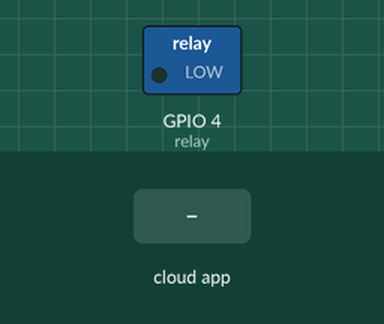
Recording of a sketch running on a simulated ESP8266 (NodeMCU). Shown: switched loads named in the sketch (green lamp = pin HIGH). The test bench sets the inputs (shaded band). WiFi joins after 1.5 s; servers stay silent unless stated; what the sketch prints to the serial monitor is not drawn.

Above: at 2.7 s.
2.8 s: the phone or cloud app sets Water.Pump to 0
At 4.0 s:
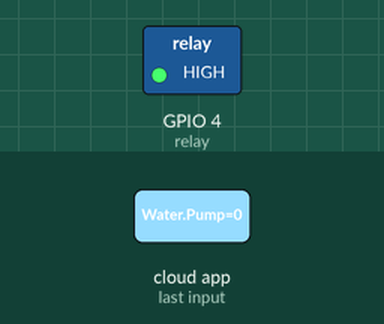
4.3 s: the phone or cloud app sets Water.Pump to 64
At 5.2 s:
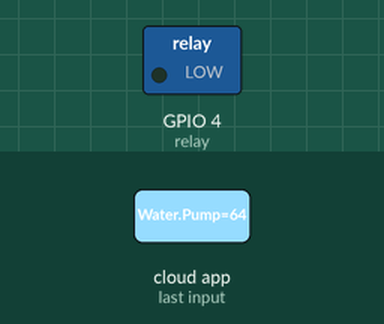
Timing chart, 0 to 7.3 s (numbered marks = the images above; inputs shaded):
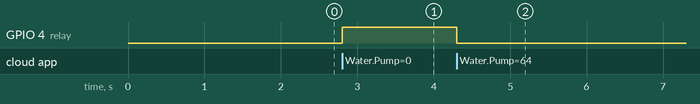

The sketch:

code.ino
```cpp
/*
 * This is a basic example on how to use Espalexa and its device declaration methods.
 */
#ifdef ARDUINO_ARCH_ESP32
#include <WiFi.h>
#else
#include <ESP8266WiFi.h>
#endif
#include <Espalexa.h>

// prototypes
boolean connectWifi();

//callback functions
void firstLightChanged(uint8_t brightness);
void secondLightChanged(uint8_t brightness);
void thirdLightChanged(uint8_t brightness);

// Change this!!
const char* ssid = "Wifi Name";
const char* password = "Passsword";

boolean wifiConnected = false;

Espalexa espalexa;

EspalexaDevice* device3; //this is optional

int relay = 4;

void setup()
{
  Serial.begin(115200);
    pinMode(relay, OUTPUT); //Set relay as output


  // Initialise wifi connection
  wifiConnected = connectWifi();

  if(wifiConnected){

    // Define your devices here.
    espalexa.addDevice("Water Pump", waterPumpChange, 0); //simplest definition, default state off

    espalexa.begin();

  } else
  {
    while (1) {
      Serial.println("Cannot connect to WiFi. Please check data and reset the ESP.");
      delay(2500);
    }
  }
}

void loop()
{
   espalexa.loop();
   delay(1);
}

//our callback functions
void waterPumpChange(uint8_t brightness) {

    //EXAMPLE
    if (brightness) {
      Serial.print("ON, brightness ");
      Serial.println(brightness);
      digitalWrite(relay, LOW); //Turn lamp off

    }
    else  {
      Serial.println("OFF");
      digitalWrite(relay, HIGH); //Turn lamp on

    }
}


// connect to wifi – returns true if successful or false if not
boolean connectWifi(){
  boolean state = true;
  int i = 0;

  WiFi.mode(WIFI_STA);
  WiFi.begin(ssid, password);
  Serial.println("");
  Serial.println("Connecting to WiFi");

  // Wait for connection
  Serial.print("Connecting...");
  while (WiFi.status() != WL_CONNECTED) {
    delay(500);
    Serial.print(".");
    if (i > 20){
      state = false; break;
    }
    i++;
  }
  Serial.println("");
  if (state){
    Serial.print("Connected to ");
    Serial.println(ssid);
    Serial.print("IP address: ");
    Serial.println(WiFi.localIP());
  }
  else {
    Serial.println("Connection failed.");
  }
  return state;
}
```

Measured:
- after the input at 2.8 s, GPIO 4 (relay): LOW → HIGH at once
- after the input at 4.3 s, GPIO 4 (relay): HIGH → LOW at once
